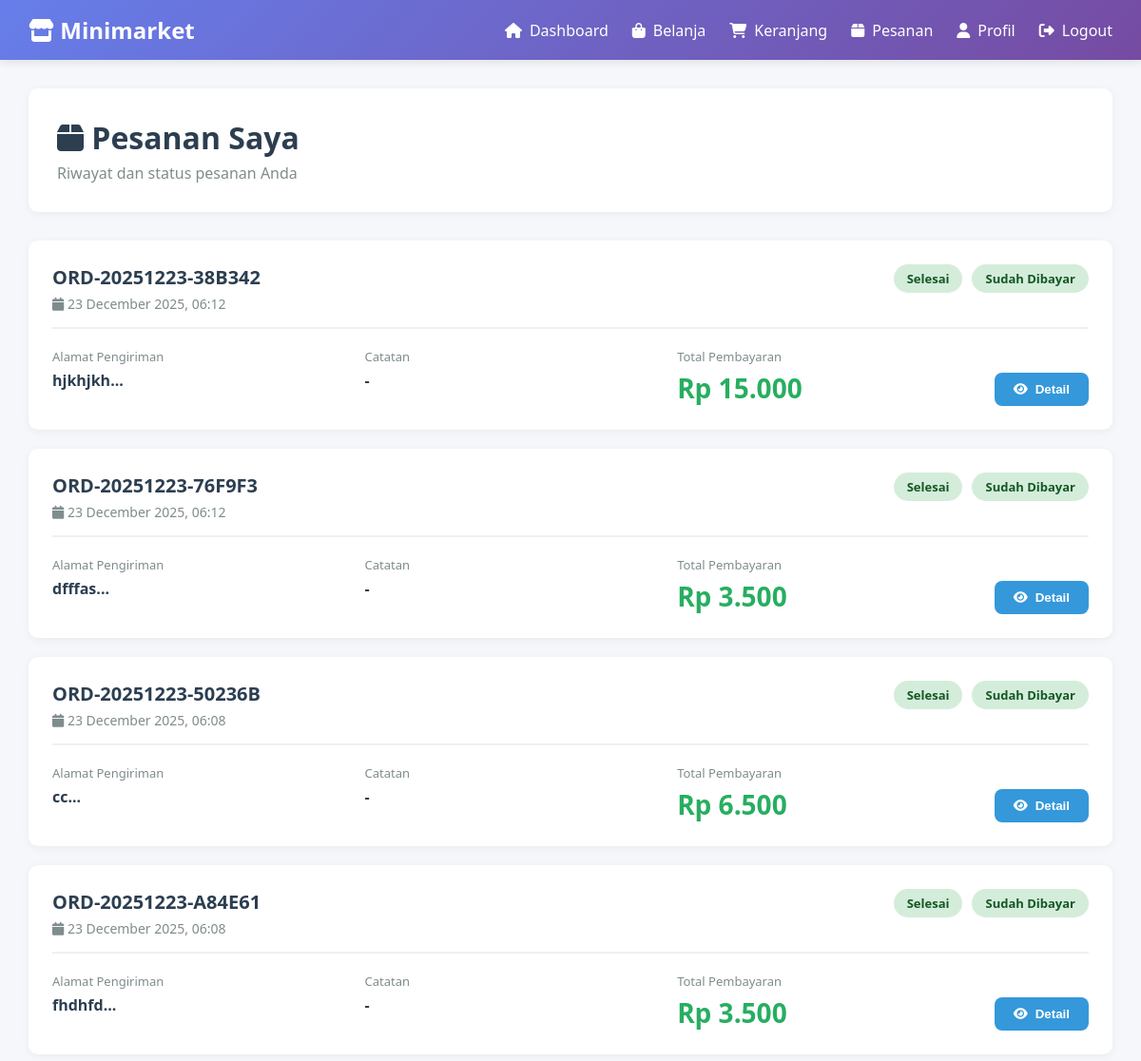
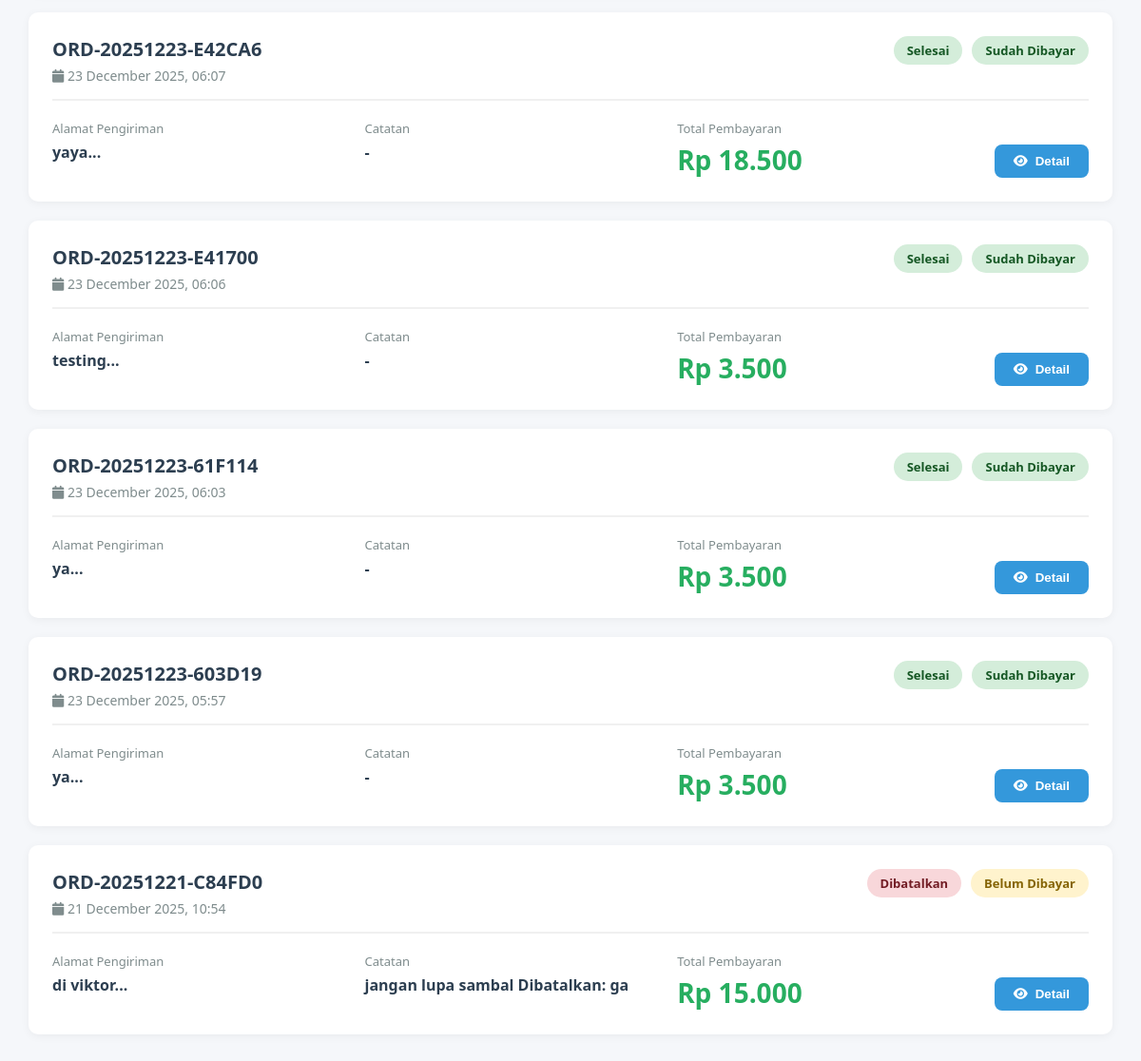
/customer/orders.php (signed in), run on the app's committed database (2 pictures, top to bottom).
### tables this page shows
CREATE TABLE `orders` (
  `id` int(11) NOT NULL,
  `order_number` varchar(50) NOT NULL,
  `user_id` int(11) NOT NULL,
  `order_date` timestamp NOT NULL DEFAULT current_timestamp(),
  `total_amount` decimal(15,2) NOT NULL,
  `shipping_address` text DEFAULT NULL,
  `status` enum('pending','processing','ready','shipped','completed','cancelled') DEFAULT 'pending',
  `payment_status` enum('unpaid','paid','refunded') DEFAULT 'unpaid',
  `payment_method` enum('cod','transfer','ewallet','qris') DEFAULT 'cod',
  `notes` text DEFAULT NULL,
  `updated_at` timestamp NOT NULL DEFAULT current_timestamp() ON UPDATE current_timestamp()
);

### config.php (called while the page is built, shortened)
<?php
function formatRupiah($amount) {
    return "Rp " . number_format($amount, 0, ',', '.');
}
?>

### customer/orders.php (the view, shortened to what this page needs)
<?php
require_once '../config.php';
$user_id = $_SESSION['user_id'];
$orders = $conn->query("SELECT * FROM orders WHERE user_id=$user_id ORDER BY order_date DESC");
require_once '../includes/admin_header.php';
?>
</head>
<body>
    <nav class="navbar">
        <div class="nav-container">
            <div class="nav-brand"><i class="fas fa-store"></i> Minimarket</div>
            <div class="nav-menu">
                <a href="index.php" class="nav-link"><i class="fas fa-home"></i> Dashboard</a>
                <a href="shop.php" class="nav-link"><i class="fas fa-shopping-bag"></i> Belanja</a>
                <a href="cart.php" class="nav-link"><i class="fas fa-shopping-cart"></i> Keranjang</a>
                <a href="orders.php" class="nav-link"><i class="fas fa-box"></i> Pesanan</a>
                <a href="profile.php" class="nav-link"><i class="fas fa-user"></i> Profil</a>
                <a href="../logout.php" class="nav-link"><i class="fas fa-sign-out-alt"></i> Logout</a>
            </div>
        </div>
    </nav>
    <div class="container">
        <div class="page-header">
            <h1><i class="fas fa-box"></i> Pesanan Saya</h1>
            <p style="color: #7f8c8d; margin-top: 5px;">Riwayat dan status pesanan Anda</p>
        </div>
        <?php if($orders->num_rows > 0): ?>
            <?php while($order = $orders->fetch_assoc()):
                $status_badges = [
                    'pending' => ['class' => 'badge-warning', 'text' => 'Menunggu Pembayaran'],
                    'processing' => ['class' => 'badge-info', 'text' => 'Diproses'],
                    'ready' => ['class' => 'badge-info', 'text' => 'Siap Diambil'],
                    'completed' => ['class' => 'badge-success', 'text' => 'Selesai'],
                    'cancelled' => ['class' => 'badge-danger', 'text' => 'Dibatalkan']
                ];
                $payment_badges = [
                    'unpaid' => ['class' => 'badge-warning', 'text' => 'Belum Dibayar'],
                    'paid' => ['class' => 'badge-success', 'text' => 'Sudah Dibayar']
                ];
            ?>
            <div class="order-card">
                <div class="order-header">
                    <div>
                        <div class="order-number"><?php echo $order['order_number']; ?></div>
                        <div class="order-date">
                            <i class="fas fa-calendar"></i> <?php echo date('d F Y, H:i', strtotime($order['order_date'])); ?>
                        </div>
                    </div>
                    <div class="order-badges">
                        <span class="badge <?php echo $status_badges[$order['status']]['class']; ?>">
                            <?php echo $status_badges[$order['status']]['text']; ?>
                        </span>
                        <span class="badge <?php echo $payment_badges[$order['payment_status']]['class']; ?>">
                            <?php echo $payment_badges[$order['payment_status']]['text']; ?>
                        </span>
                    </div>
                </div>
                <div class="order-body">
                    <div class="order-info">
                        <div class="info-item">
                            <div class="info-label">Alamat Pengiriman</div>
                            <div class="info-value"><?php echo substr($order['shipping_address'], 0, 50); ?>...</div>
                        </div>
                        <div class="info-item">
                            <div class="info-label">Catatan</div>
                            <div class="info-value"><?php echo $order['notes'] ?: '-'; ?></div>
                        </div>
                        <div class="info-item">
                            <div class="info-label">Total Pembayaran</div>
                            <div class="order-total"><?php echo formatRupiah($order['total_amount']); ?></div>
                        </div>
                    </div>
                    <button class="btn btn-info" onclick="viewDetails(<?php echo $order['id']; ?>)">
                        <i class="fas fa-eye"></i> Detail
                    </button>
                </div>
            </div>
            <?php endwhile; ?>
        <?php endif; ?>
    </div>
<?php require_once '../includes/admin_footer.php'; ?>

### customer/orders.php (style rules this page uses)
* { margin: 0; padding: 0; box-sizing: border-box; }
body { font-family: 'Segoe UI', Tahoma, Geneva, Verdana, sans-serif; background: #f5f7fa; }
.navbar { background: linear-gradient(135deg, #667eea 0%, #764ba2 100%); color: white; padding: 15px 0; box-shadow: 0 2px 10px rgba(0,0,0,0.1); }
.nav-container { max-width: 1400px; margin: 0 auto; padding: 0 30px; display: flex; justify-content: space-between; align-items: center; }
.nav-brand { font-size: 24px; font-weight: bold; }
.nav-menu { display: flex; gap: 25px; align-items: center; }
.nav-link { color: white; text-decoration: none; display: flex; align-items: center; gap: 8px; transition: opacity 0.3s; }
.container { max-width: 1200px; margin: 30px auto; padding: 0 30px; }
.page-header { background: white; padding: 30px; border-radius: 10px; margin-bottom: 30px; box-shadow: 0 2px 10px rgba(0,0,0,0.05); }
.page-header h1 { font-size: 32px; color: #2c3e50; }
.order-card { background: white; border-radius: 10px; padding: 25px; margin-bottom: 20px; box-shadow: 0 2px 10px rgba(0,0,0,0.05); transition: all 0.3s; }
.order-header { display: flex; justify-content: space-between; align-items: start; margin-bottom: 20px; padding-bottom: 15px; border-bottom: 2px solid #f0f0f0; }
.order-number { font-size: 20px; font-weight: bold; color: #2c3e50; margin-bottom: 5px; }
.order-date { color: #7f8c8d; font-size: 14px; }
.order-badges { display: flex; gap: 10px; flex-wrap: wrap; justify-content: flex-end; }
.badge { padding: 6px 14px; border-radius: 20px; font-size: 13px; font-weight: 600; }
.badge-warning { background: #fff3cd; color: #856404; }
.badge-success { background: #d4edda; color: #155724; }
.badge-danger { background: #f8d7da; color: #721c24; }
.order-body { display: grid; grid-template-columns: 1fr auto; gap: 20px; align-items: end; }
.order-info { display: grid; grid-template-columns: repeat(3, 1fr); gap: 15px; }
.info-item { display: flex; flex-direction: column; }
.info-label { color: #7f8c8d; font-size: 13px; margin-bottom: 5px; }
.info-value { font-weight: 600; color: #2c3e50; }
.order-total { font-size: 28px; font-weight: bold; color: #27ae60; }
.btn { padding: 10px 20px; border: none; border-radius: 8px; cursor: pointer; font-weight: 600; text-decoration: none; display: inline-flex; align-items: center; gap: 8px; transition: all 0.3s; }
.btn-info { background: #3498db; color: white; }

### data on the page
orders: order_number "ORD-20251223-38B342", order_date "23 December 2025, 06:12", status "Selesai", payment_status "Sudah Dibayar", shipping_address "hjkhjkh", notes "-", total_amount "Rp 15.000"
orders: order_number "ORD-20251223-76F9F3", order_date "23 December 2025, 06:12", status "Selesai", payment_status "Sudah Dibayar", shipping_address "dfffas", notes "-", total_amount "Rp 3.500"
orders: order_number "ORD-20251223-50236B", order_date "23 December 2025, 06:08", status "Selesai", payment_status "Sudah Dibayar", shipping_address "cc", notes "-", total_amount "Rp 6.500"
orders: order_number "ORD-20251223-A84E61", order_date "23 December 2025, 06:08", status "Selesai", payment_status "Sudah Dibayar", shipping_address "fhdhfd", notes "-", total_amount "Rp 3.500"
orders: order_number "ORD-20251223-E42CA6", order_date "23 December 2025, 06:07", status "Selesai", payment_status "Sudah Dibayar", shipping_address "yaya", notes "-", total_amount "Rp 18.500"
orders: order_number "ORD-20251223-E41700", order_date "23 December 2025, 06:06", status "Selesai", payment_status "Sudah Dibayar", shipping_address "testing", notes "-", total_amount "Rp 3.500"
orders: order_number "ORD-20251223-61F114", order_date "23 December 2025, 06:03", status "Selesai", payment_status "Sudah Dibayar", shipping_address "ya", notes "-", total_amount "Rp 3.500"
orders: order_number "ORD-20251223-603D19", order_date "23 December 2025, 05:57", status "Selesai", payment_status "Sudah Dibayar", shipping_address "ya", notes "-", total_amount "Rp 3.500"
orders: order_number "ORD-20251221-C84FD0", order_date "21 December 2025, 10:54", status "Dibatalkan", payment_status "Belum Dibayar", shipping_address "di viktor", notes "jangan lupa sambal Dibatalkan: ga", total_amount "Rp 15.000"
